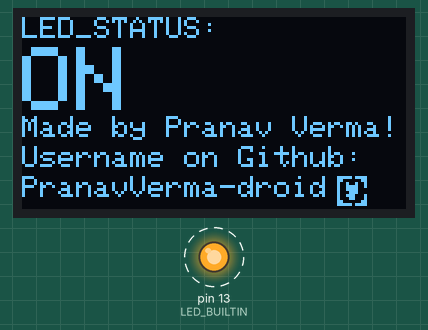
A sketch run on a simulated Arduino Uno, built with avr-gcc and run on an emulated ATmega328P. On the bench: 128×64 one-colour display, output pins drawn as LEDs (lit = HIGH). Dashed ring = blinking.

Above: at 0.3 s.
At 0.9 s:
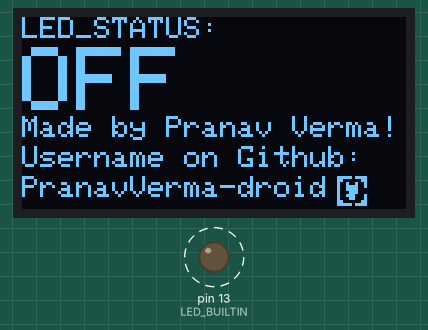
Timing chart, 0 to 40.0 s (numbered marks = the images above):
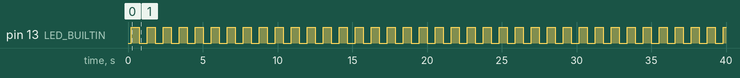

The sketch:

OLED_Screen.ino
```cpp
#include <Adafruit_GFX.h>
#include <Adafruit_SSD1306.h>
#include <Adafruit_Sensor.h>
#define SCREEN_WIDTH 128 // OLED display width, in pixels
#define SCREEN_HEIGHT 64 // OLED display height, in pixels

// Declaration for an SSD1306 display connected to I2C (SDA, SCL pins)
//SCK PIN -> D1
//SDA PIN -> D2
Adafruit_SSD1306 display(SCREEN_WIDTH, SCREEN_HEIGHT, &Wire, -1);

// 'index(2)', 10x10px
const unsigned char myBitmap [] PROGMEM = {
  0xfb, 0xc0, 0xc0, 0xc0, 0x92, 0x40, 0x9e, 0x40, 0x9e, 0x00, 0x8e, 0x00, 0x9c, 0x40, 0x8c, 0x40,
  0xc0, 0xc0, 0xfb, 0xc0
};

void setup() {
    //CLEAR THE SPACE IN THE SERIAL MONITOR (LUL)
  Serial.begin (115200);
     if(!display.begin(SSD1306_SWITCHCAPVCC, 0x3C)) {
    Serial.println(F("SSD1306 allocation failed"));
    for(;;);
  }
  delay(200);
  display.clearDisplay();
  display.setTextColor(WHITE);

  pinMode(LED_BUILTIN, OUTPUT);

}

void loop() {
  display.clearDisplay();


  digitalWrite(LED_BUILTIN, HIGH);
  display.setTextSize(1);
  display.setCursor(0,0);
  display.print("LED_STATUS: ");
  display.setTextSize(3);
  display.setCursor(0,10);
  display.print("ON");
  display.setTextSize(1);
  display.setCursor(0,33);
  display.print("Made by Pranav Verma!");
  display.setCursor(0,43);
  display.print("Username on Github: ");
  display.setCursor(0,53);
  display.print("PranavVerma-droid");
  display.drawBitmap(105, 53, myBitmap, 10, 10, WHITE);
  display.setTextColor(WHITE);
  display.display();
  delay(500);


  display.clearDisplay();
  digitalWrite(LED_BUILTIN, LOW);
  display.setTextSize(1);
  display.setCursor(0,0);
  display.print("LED_STATUS: ");
  display.setTextSize(3);
  display.setCursor(0,10);
  display.print("OFF");
  display.setTextSize(1);
  display.setCursor(0,33);
  display.print("Made by Pranav Verma!");
  display.setCursor(0,43);
  display.print("Username on Github: ");
  display.setCursor(0,53);
  display.print("PranavVerma-droid");
  display.drawBitmap(105, 53, myBitmap, 10, 10, WHITE);
  display.setTextColor(WHITE);

  display.display();
  delay(500);

}
```

Measured:
- by itself, pin 13 (LED_BUILTIN): alternates HIGH for 0.53 s and LOW for 0.53 s
- what the display in image 0 shows lasts 0.5 s, from 0.3 s to 0.8 s
